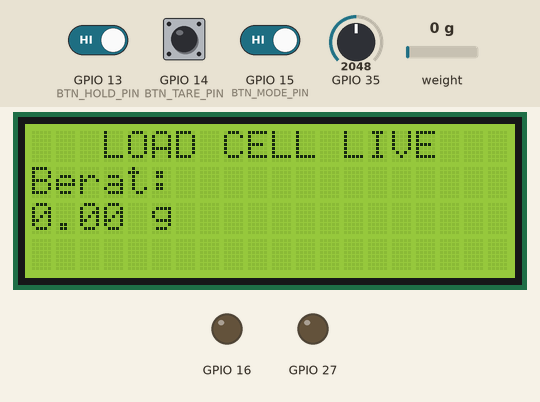
A sketch run on a simulated ESP32. On the bench: 20×4 character LCD, output pins drawn as LEDs (lit = HIGH). The inputs (shaded band) are chosen by the test bench; at power-on: weight on the scale 0 g, GPIO 13 (BTN_HOLD_PIN) HIGH, GPIO 15 (BTN_MODE_PIN) HIGH, GPIO 14 (BTN_TARE_PIN) HIGH, GPIO 35 = 2048. WiFi joins after 1.5 s; servers stay silent unless stated; the local clock reads 2024-03-15 10:24:30 at power-on unless the sketch sets it; what the sketch prints to the serial monitor is not drawn.

Above: at 18.4 s.
18.5 s: weight on the scale set to 100 g
At 23.3 s:
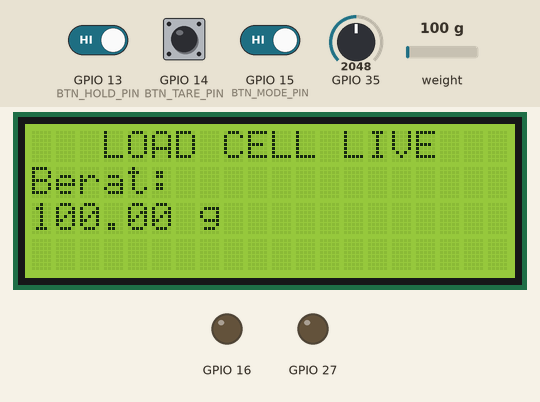
23.6 s: weight on the scale set to 1250 g
At 27.4 s:
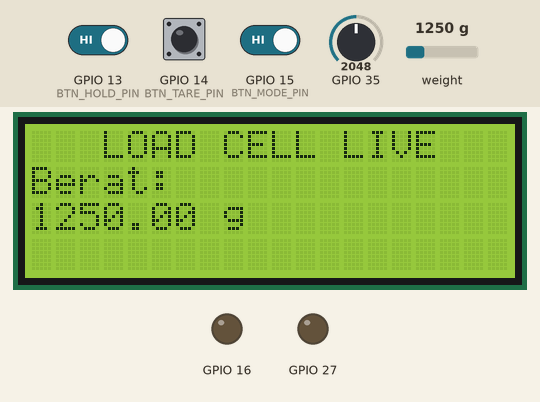
27.8 s: weight on the scale set to 2500 g
At 31.8 s:
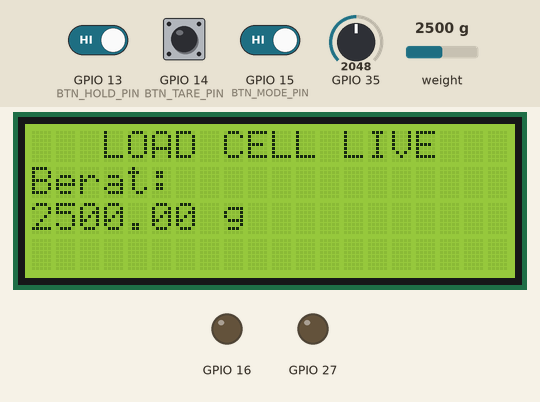
32.1 s: GPIO 13 (BTN_HOLD_PIN) driven LOW and GPIO 15 (BTN_MODE_PIN) driven LOW
38.5 s: GPIO 14 (BTN_TARE_PIN) pulled LOW for 3.2 s
At 41.3 s:
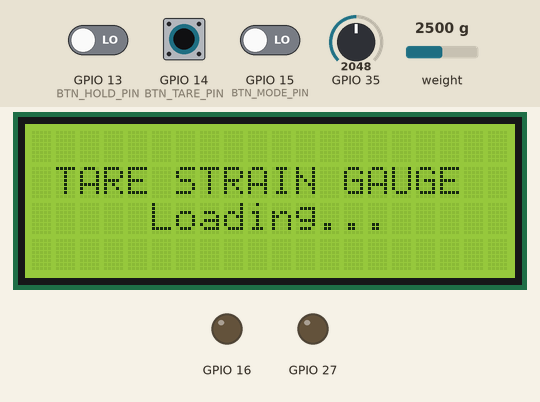
46.1 s: GPIO 13 (BTN_HOLD_PIN) driven HIGH
At 46.7 s:
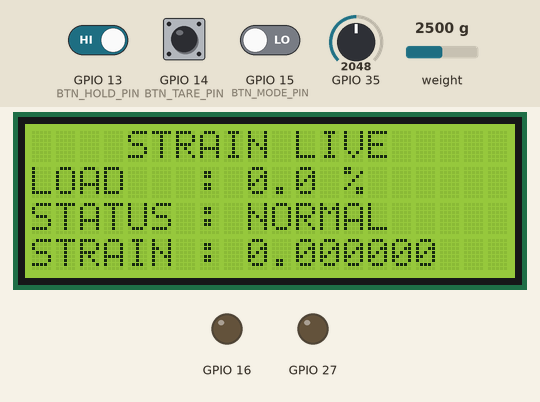
Timing chart, 0 to 48.7 s (numbered marks = the images above; inputs shaded):
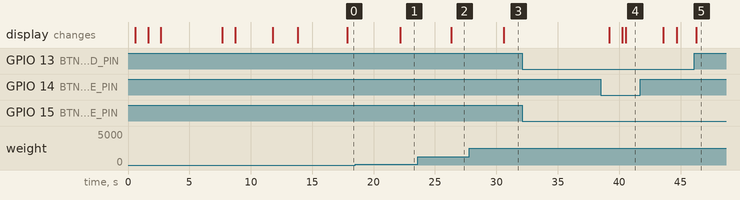

The sketch:

shm-sensor-esp32.ino
```cpp
#include "LoadCellSensor.h"
#include "StrainGaugeSensor.h"
#include "DisplayManager.h"
#include "ButtonManager.h"
#include "FirebaseManager.h"
#include "config.h"
#include <WiFi.h>
#include "time.h"

// =============== Wi-Fi ==================
const char* ssid = WIFI_SSID;
const char* password = WIFI_PASS;

// =============== TIME ===================
const char* ntpServer = "time.google.com";
const long  gmtOffset_sec = 7*3600; // GMT+7
const int   daylightOffset_sec = 0;

LoadCellSensor loadCell;
StrainGaugeSensor strainGauge;
DisplayManager display;
ButtonManager buttons;
FirebaseManager firebase;

SensorMode currentMode = MODE_LOAD_CELL;
unsigned long lastSend = 0;
const unsigned long sendInterval = 5000;

void setupWiFi() {
    WiFi.begin(ssid, password);

    char wifiText[20];
    while (WiFi.status() != WL_CONNECTED) {
        delay(500);
        Serial.print(".");
        snprintf(wifiText, sizeof(wifiText), "%s", "Connecting Wi-Fi");
        display.printCentered(0, wifiText);
    }

    Serial.println("\nConnected to WiFi");
    snprintf(wifiText, sizeof(wifiText), "%s", " Wi-Fi Connected ");
    display.printCentered(0, wifiText);
}

void setupTime() {
    configTime(gmtOffset_sec, daylightOffset_sec, ntpServer);
    Serial.println("Waiting for NTP time...");

    time_t now = time(nullptr);
    while (now < 100000) {
        delay(500);
        now = time(nullptr);
    }

    Serial.println("Time acquired: " + String(now));

    display.setCursor(0,2);
    display.print("Time Now: ");
    display.print(String(now));
    delay(1000);
}

void setup() {
    Serial.begin(115200);

    // Initialize display first
    display.begin();

    // Setup WiFi
    display.clear();
    setupWiFi();

    // Setup NTP Time
    setupTime();
    display.clear();

    // Initialize semua komponen
    buttons.begin();
    #if DEBUG_BUTTONS
    Serial.println("\n[BUTTON DEBUG] Tekan tombol, baca raw level (LOW = ditekan)");
    unsigned long _t0 = millis();
    while (millis() - _t0 < 5000) {
        int h = digitalRead(BTN_HOLD_PIN);
        int t = digitalRead(BTN_TARE_PIN);
        int m = digitalRead(BTN_MODE_PIN);
        Serial.print("H/T/M: ");
        Serial.print(h); Serial.print("/");
        Serial.print(t); Serial.print("/");
        Serial.println(m);
        delay(250);
    }
    #endif
    loadCell.begin();
    strainGauge.begin();
    firebase.begin();

    display.showMessage("TIMBANGAN DIGITAL", "Siap Digunakan");
    delay(2000);
    display.clear();
}

void loop() {
    // Update tombol
    buttons.update();

    // Cek jika tombol mode ditekan
    if (buttons.isModePressed()) {
        currentMode = (currentMode == MODE_LOAD_CELL) ? MODE_STRAIN_GAUGE : MODE_LOAD_CELL;
        display.showModeChange(currentMode);
        delay(1000);
        display.clear();
    }

    // Proses sensor berdasarkan mode
    if (currentMode == MODE_LOAD_CELL) {
        loadCell.update();

        // Cek tombol hold/tare untuk load cell
        if (buttons.isHoldPressed()) loadCell.toggleHold();
        if (buttons.isTarePressed()) {
            loadCell.tare();
            display.showMessage("LOAD CELL", "TARE DONE");
            delay(1000);
            display.clear();
        }

        // Update display
        display.showLoadCell(loadCell.getWeight(), loadCell.isHold());

        // Serial Output
        Serial.print("Berat: ");
        Serial.print(loadCell.getWeight(), 2);
        Serial.println(" gram");

        // Kirim ke Firebase
        if (millis() - lastSend > sendInterval) {
            lastSend = millis();
            firebase.sendLoadCellData(loadCell.getWeight());
        }

    } else { // MODE_STRAIN_GAUGE
        strainGauge.update();

        // Cek tombol hold/tare untuk strain gauge
        if (buttons.isHoldPressed()) strainGauge.toggleHold();
        if (buttons.isTarePressed()) {
            strainGauge.tare();
            display.showMessage("STRAIN GAUGE", "TARE DONE");
            delay(1000);
            display.clear();
        }

        // Update display
        display.showStrainGauge(
            strainGauge.getLoadPercent(),
            strainGauge.getStatus(),
            strainGauge.getStrain(),
            strainGauge.isHold()
        );

        // Update buzzer dan LED
        strainGauge.updateBuzzerAndLED();

        // Kirim alert jika perlu
        if (strainGauge.shouldSendAlert()) {
            firebase.sendAlert(strainGauge.getAlertMessage(), strainGauge.getAlertType());
        }

        // Kirim ke Firebase
        if (millis() - lastSend > sendInterval) {
            lastSend = millis();
            firebase.sendStrainGaugeData(
                strainGauge.getVout(),
                strainGauge.getDeltaL(),
                strainGauge.getLoadPercent(),
                strainGauge.getStrain(),
                strainGauge.getStress(),
                strainGauge.getVr()
            );
        }
    }

    delay(100);
}
```

ButtonManager.cpp
```cpp
#include "ButtonManager.h"

void ButtonManager::begin() {
    pinMode(HOLD_PIN, INPUT_PULLUP);
    pinMode(TARE_PIN, INPUT_PULLUP);
    pinMode(MODE_SWITCH_PIN, INPUT_PULLUP);

    // Initialize all states based on actual pin levels to avoid false triggers
    bool holdPin = digitalRead(HOLD_PIN);
    bool tarePin = digitalRead(TARE_PIN);
    bool modePin = digitalRead(MODE_SWITCH_PIN);

    holdButtonState = holdPin;
    lastHoldButtonState = holdPin;

    lastTareButtonState = tarePin;
    taredebouncedState = tarePin;

    lastModeButtonState = modePin;
    modeDebouncedState = modePin;

    Serial.print("Buttons on pins H/T/M: ");
    Serial.print(HOLD_PIN); Serial.print("/");
    Serial.print(TARE_PIN); Serial.print("/");
    Serial.println(MODE_SWITCH_PIN);
}

void ButtonManager::update() {
    unsigned long currentTime = millis();

    // Read button states
    bool currentHold = digitalRead(HOLD_PIN);
    bool currentTare = digitalRead(TARE_PIN);
    bool currentMode = digitalRead(MODE_SWITCH_PIN);

    // ========== HOLD button (toggle/latch button) ==========
    // Detects state transitions and triggers toggle
    if (currentHold != holdButtonState) {
        holdButtonState = currentHold;
        lastHoldTime = currentTime;
    }
    // Apply debounce: check if enough time passed since last change
    if ((currentTime - lastHoldTime) >= debounceDelay) {
        if (holdButtonState != lastHoldButtonState) {
            holdPressed = true;
            lastHoldButtonState = holdButtonState;
            Serial.print("Button HOLD state: ");
            Serial.println(holdButtonState == LOW ? "LATCHED (in)" : "RELEASED (out)");
        }
    }

    // ========== TARE button (momentary button) ==========
    // Detect transition from HIGH to LOW (button press)
    if (currentTare != lastTareButtonState) {
        taredebouncedState = lastTareButtonState;
        lastTareTime = currentTime;
        lastTareButtonState = currentTare;
    }
    // Apply debounce and detect LOW state
    if ((currentTime - lastTareTime) >= debounceDelay) {
        if (currentTare == LOW && taredebouncedState == HIGH) {
            tarePressed = true;
            Serial.println("Button TARE pressed");
        }
        taredebouncedState = currentTare;
    }

    // ========== MODE button (momentary button) ==========
    // Detect transition from HIGH to LOW (button press)
    if (currentMode != lastModeButtonState) {
        modeDebouncedState = lastModeButtonState;
        lastModeTime = currentTime;
        lastModeButtonState = currentMode;
    }
    // Apply debounce and detect LOW state
    if ((currentTime - lastModeTime) >= debounceDelay) {
        if (currentMode == LOW && modeDebouncedState == HIGH) {
            modePressed = true;
            Serial.println("Button MODE pressed");
        }
        modeDebouncedState = currentMode;
    }
}

bool ButtonManager::isHoldPressed() {
    bool wasPressed = holdPressed;
    holdPressed = false;
    return wasPressed;
}

bool ButtonManager::isTarePressed() {
    bool wasPressed = tarePressed;
    tarePressed = false;
    return wasPressed;
}

bool ButtonManager::isModePressed() {
    bool wasPressed = modePressed;
    modePressed = false;
    return wasPressed;
}

void ButtonManager::resetPresses() {
    holdPressed = false;
    tarePressed = false;
    modePressed = false;
}
```

ButtonManager.h
```cpp
#pragma once

#include <Arduino.h>
#include "config.h"

class ButtonManager {
private:
    // Pin definitions (override in config.h to match wiring)
    static const int HOLD_PIN = BTN_HOLD_PIN;
    static const int TARE_PIN = BTN_TARE_PIN;
    static const int MODE_SWITCH_PIN = BTN_MODE_PIN;

    // Button states (current debounced)
    bool holdButtonState = HIGH;
    bool lastHoldButtonState = HIGH;    // For state-change detection

    bool lastTareButtonState = HIGH;    // Current raw state
    bool taredebouncedState = HIGH;     // Debounced state

    bool lastModeButtonState = HIGH;    // Current raw state
    bool modeDebouncedState = HIGH;     // Debounced state

    // Timers for debounce
    unsigned long lastHoldTime = 0;
    unsigned long lastTareTime = 0;
    unsigned long lastModeTime = 0;
    const unsigned long debounceDelay = 50;

    // Press detection flags
    bool holdPressed = false;
    bool tarePressed = false;
    bool modePressed = false;

public:
    void begin();
    void update();

    // Returns true once per physical press and consumes the latched flag
    bool isHoldPressed();
    bool isTarePressed();
    bool isModePressed();

    void resetPresses();
};
```

DisplayManager.cpp
```cpp
#include <Arduino.h>
#include "DisplayManager.h"

bool DisplayManager::isI2CDeviceConnected(uint8_t address) {
    Wire.beginTransmission(address);
    return (Wire.endTransmission() == 0);
}

void DisplayManager::begin() {
    Wire.begin(21, 22); // SDA, SCL ESP32

    if (isI2CDeviceConnected(0x27)) {
        lcdAvailable = true;
        lcd.init();
        lcd.backlight();
        lcd.clear();
        Serial.println("LCD DETECTED (I2C 0x27)");
    } else {
        lcdAvailable = false;
        Serial.println("LCD NOT DETECTED (I2C 0x27)");
    }
}

bool DisplayManager::isAvailable() const {
    return lcdAvailable;
}

void DisplayManager::printCentered(uint8_t row, const char* text) {
    if (!lcdAvailable) return;

    int len = strlen(text);
    if (len > 20) len = 20;

    int col = (20 - len) / 2;
    if (col < 0) col = 0;

    lcd.setCursor(col, row);
    lcd.print(text);
}

void DisplayManager::clear() {
    if (!lcdAvailable) return;
    lcd.clear();
}

void DisplayManager::setCursor(uint8_t col, uint8_t row) {
    if (!lcdAvailable) return;
    lcd.setCursor(col, row);
}

void DisplayManager::print(const String& text) {
    if (!lcdAvailable) return;
    lcd.print(text);
}

void DisplayManager::print(const char* text) {
    if (!lcdAvailable) return;
    lcd.print(text);
}

void DisplayManager::showLoadCell(float weight, bool holdMode) {
    if (!lcdAvailable) return;

    if (millis() - lastLcdUpdate < lcdInterval) return;
    lastLcdUpdate = millis();

    char modeText[20];
    snprintf(modeText, sizeof(modeText), "%s", holdMode ? "LOAD CELL HOLD" : "LOAD CELL LIVE");
    printCentered(0, modeText);

    setCursor(0, 1);
    print("Berat:");

    setCursor(0, 2);
    print(String(weight, 2) + " g       ");

    setCursor(0, 3);
    print("                ");
}

void DisplayManager::showStrainGauge(float loadPercent, SystemStatus status, float strain, bool holdMode) {
    if (!lcdAvailable) return;

    if (millis() - lastLcdUpdate < lcdInterval) return;
    lastLcdUpdate = millis();

    char modeText[20];
    snprintf(modeText, sizeof(modeText), "%s", holdMode ? "STRAIN HOLD" : "STRAIN LIVE");
    printCentered(0, modeText);

    setCursor(0, 1);
    print("LOAD   : " + String(loadPercent, 1) + " %   ");

    const char* statusText;
    switch (status) {
        case STATUS_NORMAL:  statusText = "NORMAL"; break;
        case STATUS_NOTICE:  statusText = "NOTICE"; break;
        case STATUS_WARNING: statusText = "WARNING"; break;
        case STATUS_DANGER:  statusText = "DANGER"; break;
        default:             statusText = "UNKNOWN"; break;
    }

    setCursor(0, 2);
    print("STATUS : " + String(statusText) + "   ");

    setCursor(0, 3);
    print("STRAIN : " + String(strain, 6) + "   ");
}

void DisplayManager::showModeChange(SensorMode mode) {
    if (!lcdAvailable) return;

    clear();
    if (mode == MODE_LOAD_CELL) {
        printCentered(1, "MODE: LOAD CELL");
    } else {
        printCentered(1, "MODE: STRAIN GAUGE");
    }
}

void DisplayManager::showMessage(const char* line1, const char* line2) {
    if (!lcdAvailable) return;

    clear();
    printCentered(1, line1);
    if (strlen(line2) > 0) {
        printCentered(2, line2);
    }
}
```

DisplayManager.h
```cpp
#pragma once

#include <LiquidCrystal_I2C.h>
#include <Wire.h>
#include "SensorMode.h"
#include "SystemStatus.h"

class DisplayManager {
private:
    LiquidCrystal_I2C lcd = LiquidCrystal_I2C(0x27, 20, 4);
    bool lcdAvailable = false;
    unsigned long lastLcdUpdate = 0;
    const unsigned long lcdInterval = 500;

    bool isI2CDeviceConnected(uint8_t address);

public:
    void begin();
    bool isAvailable() const;

    void showLoadCell(float weight, bool holdMode);
    void showStrainGauge(float loadPercent, SystemStatus status, float strain, bool holdMode);
    void showModeChange(SensorMode mode);
    void showMessage(const char* line1, const char* line2 = "");
    void printCentered(uint8_t row, const char* text);
    void clear();

    // Untuk tampilan sementara
    void setCursor(uint8_t col, uint8_t row);
    void print(const String& text);
    void print(const char* text);
};
```

FirebaseManager.cpp
```cpp
#include <Arduino.h>
#include "FirebaseManager.h"

void FirebaseManager::begin() {
    config.api_key = apiKey;
    config.database_url = firebaseHost;

    auth.user.email = userEmail;
    auth.user.password = userPassword;

    Firebase.begin(&config, &auth);
    Firebase.reconnectWiFi(true);

    if (Firebase.ready()) {
        Serial.println("Firebase connected");
        initialized = true;
    } else {
        Serial.printf("Firebase connection failed: %s\n", fbdo.errorReason().c_str());
        initialized = false;
    }
}

bool FirebaseManager::isReady() const {
    return initialized && Firebase.ready();
}

void FirebaseManager::sendLoadCellData(float load) {
    if (!isReady()) return;

    time_t ts = time(nullptr);
    String path = "/loadCells/" + String(ts) + "/load";

    if (Firebase.RTDB.setFloat(&fbdo, path.c_str(), load)) {
        Serial.println("Firebase OK - Load Cell");
    } else {
        Serial.printf("Firebase error: %s\n", fbdo.errorReason().c_str());
    }
}

void FirebaseManager::sendStrainGaugeData(float avgVoltage, float deltaL, float load,
                                         float strain, float stress, float vr) {
    if (!isReady()) return;

    time_t ts = time(nullptr);
    String path = "/strainGauges/" + String(ts);

    FirebaseJson json;
    json.set("avgVoltage", avgVoltage);
    json.set("deltaL", deltaL);
    json.set("load", load);
    json.set("strain", strain);
    json.set("stress", stress);
    json.set("vr", vr);

    if (Firebase.RTDB.setJSON(&fbdo, path.c_str(), &json)) {
        Serial.println("Firebase OK - Strain Gauge");
    } else {
        Serial.printf("Firebase error: %s\n", fbdo.errorReason().c_str());
    }
}

void FirebaseManager::sendAlert(const char* message, const char* type) {
    if (!isReady()) return;

    time_t ts = time(nullptr);
    String path = "/alerts/" + String(ts);

    FirebaseJson json;
    json.set("message", message);
    json.set("type", type);

    if (Firebase.RTDB.setJSON(&fbdo, path.c_str(), &json)) {
        Serial.println("Firebase OK - Alert");
    } else {
        Serial.printf("Firebase error: %s\n", fbdo.errorReason().c_str());
    }
}
```

FirebaseManager.h
```cpp
#pragma once

#include <Firebase_ESP_Client.h>
#include "config.h"
#include "time.h"

class FirebaseManager {
private:
    // Firebase configuration
    const char* firebaseHost = FIREBASE_HOST;
    const char* apiKey = API_KEY;
    const char* userEmail = DB_EMAIL;
    const char* userPassword = DB_PASS;

    FirebaseData fbdo;
    FirebaseAuth auth;
    FirebaseConfig config;

    bool initialized = false;

public:
    void begin();
    bool isReady() const;

    void sendLoadCellData(float load);
    void sendStrainGaugeData(float avgVoltage, float deltaL, float load,
                            float strain, float stress, float vr);
    void sendAlert(const char* message, const char* type);
};
```

LoadCellSensor.cpp
```cpp
#include "LoadCellSensor.h"
#include "DisplayManager.h"

extern DisplayManager display;

void LoadCellSensor::begin() {
    scale.begin(DOUT_PIN, CLK_PIN);
    scale.set_scale(calibration_factor);
    tare();
}

void LoadCellSensor::update() {
    if (!holdMode) {
        currentWeight = scale.get_units(40);
        // dead zone biar nol bersih
        if (abs(currentWeight) < 5) currentWeight = 0;
    }
}

void LoadCellSensor::tare() {
    // Show loading message on LCD during tare
    display.showMessage("TARE LOAD CELL", "Loading...");

    Serial.println("TARE LOAD CELL START");
    scale.tare();
    currentWeight = 0;
    holdWeight = 0;

    // Clear loading message after tare
    display.clear();
    Serial.println("TARE LOAD CELL DONE");
}

void LoadCellSensor::toggleHold() {
    holdMode = !holdMode;
    if (holdMode) {
        holdWeight = currentWeight;
    }
}

float LoadCellSensor::getWeight() const {
    return holdMode ? holdWeight : currentWeight;
}

bool LoadCellSensor::isHold() const {
    return holdMode;
}
```

LoadCellSensor.h
```cpp
#pragma once

#include <HX711.h>

class LoadCellSensor {
private:
    HX711 scale;
    float calibration_factor = -430.0;
    float currentWeight = 0;
    float holdWeight = 0;
    bool holdMode = false;

    // Pin definitions
    static const int DOUT_PIN = 34;
    static const int CLK_PIN = 32;

public:
    void begin();
    void update();
    void tare();
    void toggleHold();
    float getWeight() const;
    bool isHold() const;
};
```

SensorMode.h
```cpp
#pragma once

enum SensorMode {
    MODE_LOAD_CELL,
    MODE_STRAIN_GAUGE
};
```

SystemStatus.h
```cpp
#pragma once

enum SystemStatus {
    STATUS_NORMAL,
    STATUS_NOTICE,
    STATUS_WARNING,
    STATUS_DANGER
};
```

Source omitted: StrainGaugeSensor.cpp (6316 bytes), StrainGaugeSensor.h (1973 bytes), config.example.h (343 bytes)

Measured:
- after the input at 18.5 s, the display: changes after 3.7 s (image 1)
- after the input at 23.6 s, the display: changes after 2.7 s (image 2)
- after the input at 27.8 s, the display: changes after 2.8 s (image 3)
- after the input at 32.1 s, every drawn part: stays the same
- after the input at 38.5 s, the display: first differs from a run without the input after 2.0 s (image 4)
- after the input at 46.1 s, the display: changes after 0.16 s (image 5)
